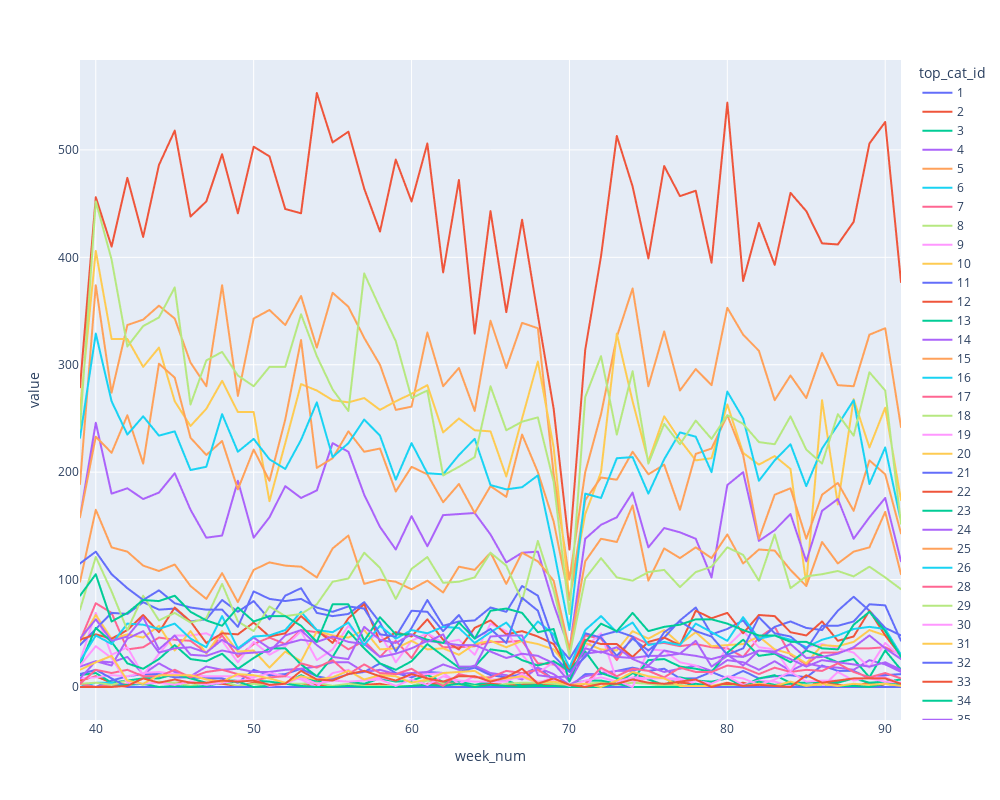

Write notebook code for a chart like this one.
### Code cell
px.line(pd.crosstab(baskets['week_num'], baskets['top_cat_id']),width=1000,height=800)

### Figure 1 — Plotly figure (JSON) as saved in the notebook; plotly's stock layout.template omitted (floating-point values rounded to 4 significant figures)
{"data": [{"hovertemplate": "top_cat_id=1<br>week_num=%{x}<br>value=%{y}<extra></extra>", "legendgroup": "1", "line": {"color": "#636efa", "dash": "solid"}, "marker": {"symbol": "circle"}, "mode": "lines", "name": "1", "showlegend": true, "type": "scattergl", "x": [39, 40, 41, 42, 43, 44, 45, 46, 47, 48, 49, 50, 51, 52, 53, 54, 55, 56, 57, 58, 59, 60, 61, 62, 63, 64, 65, 66, 67, 68, 69, 70, 71, 72, 73, 74, 75, 76, 77, 78, 79, 80, 81, 82, 83, 84, 85, 86, 87, 88, 89, 90, 91], "xaxis": "x", "y": [4, 0, 6, 10, 12, 12, 9, 9, 8, 8, 4, 16, 11, 12, 17, 10, 7, 12, 14, 22, 13, 9, 14, 13, 14, 18, 11, 9, 12, 18, 7, 0, 12, 12, 15, 18, 15, 17, 8, 8, 14, 8, 15, 8, 10, 11, 9, 20, 15, 15, 8, 11, 12], "yaxis": "y"}, {"hovertemplate": "top_cat_id=2<br>week_num=%{x}<br>value=%{y}<extra></extra>", "legendgroup": "2", "line": {"color": "#EF553B", "dash": "solid"}, "marker": {"symbol": "circle"}, "mode": "lines", "name": "2", "showlegend": true, "type": "scattergl", "x": [39, 40, 41, 42, 43, 44, 45, 46, 47, 48, 49, 50, 51, 52, 53, 54, 55, 56, 57, 58, 59, 60, 61, 62, 63, 64, 65, 66, 67, 68, 69, 70, 71, 72, 73, 74, 75, 76, 77, 78, 79, 80, 81, 82, 83, 84, 85, 86, 87, 88, 89, 90, 91], "xaxis": "x", "y": [6, 10, 4, 2, 3, 4, 4, 4, 3, 3, 1, 4, 2, 3, 3, 2, 0, 3, 2, 3, 0, 0, 3, 3, 3, 2, 3, 2, 2, 3, 2, 0, 3, 3, 2, 8, 3, 2, 4, 3, 1, 2, 4, 0, 1, 1, 0, 5, 2, 1, 4, 0, 0], "yaxis": "y"}, {"hovertemplate": "top_cat_id=3<br>week_num=%{x}<br>value=%{y}<extra></extra>", "legendgroup": "3", "line": {"color": "#00cc96", "dash": "solid"}, "marker": {"symbol": "circle"}, "mode": "lines", "name": "3", "showlegend": true, "type": "scattergl", "x": [39, 40, 41, 42, 43, 44, 45, 46, 47, 48, 49, 50, 51, 52, 53, 54, 55, 56, 57, 58, 59, 60, 61, 62, 63, 64, 65, 66, 67, 68, 69, 70, 71, 72, 73, 74, 75, 76, 77, 78, 79, 80, 81, 82, 83, 84, 85, 86, 87, 88, 89, 90, 91], "xaxis": "x", "y": [11, 13, 4, 6, 8, 8, 12, 8, 4, 6, 6, 6, 5, 3, 11, 5, 6, 5, 3, 8, 5, 6, 11, 5, 5, 2, 5, 6, 1, 2, 6, 2, 6, 6, 3, 13, 7, 2, 9, 6, 5, 8, 1, 8, 11, 4, 4, 5, 4, 8, 4, 5, 7], "yaxis": "y"}, {"hovertemplate": "top_cat_id=4<br>week_num=%{x}<br>value=%{y}<extra></extra>", "legendgroup": "4", "line": {"color": "#ab63fa", "dash": "solid"}, "marker": {"symbol": "circle"}, "mode": "lines", "name": "4", "showlegend": true, "type": "scattergl", "x": [39, 40, 41, 42, 43, 44, 45, 46, 47, 48, 49, 50, 51, 52, 53, 54, 55, 56, 57, 58, 59, 60, 61, 62, 63, 64, 65, 66, 67, 68, 69, 70, 71, 72, 73, 74, 75, 76, 77, 78, 79, 80, 81, 82, 83, 84, 85, 86, 87, 88, 89, 90, 91], "xaxis": "x", "y": [19, 24, 23, 28, 12, 22, 14, 10, 19, 16, 17, 14, 14, 16, 17, 19, 23, 23, 14, 16, 12, 13, 14, 21, 16, 20, 13, 11, 7, 18, 12, 2, 10, 13, 15, 15, 19, 14, 17, 20, 15, 25, 23, 16, 24, 15, 22, 19, 18, 16, 25, 21, 14], "yaxis": "y"}, {"hovertemplate": "top_cat_id=5<br>week_num=%{x}<br>value=%{y}<extra></extra>", "legendgroup": "5", "line": {"color": "#FFA15A", "dash": "solid"}, "marker": {"symbol": "circle"}, "mode": "lines", "name": "5", "showlegend": true, "type": "scattergl", "x": [39, 40, 41, 42, 43, 44, 45, 46, 47, 48, 49, 50, 51, 52, 53, 54, 55, 56, 57, 58, 59, 60, 61, 62, 63, 64, 65, 66, 67, 68, 69, 70, 71, 72, 73, 74, 75, 76, 77, 78, 79, 80, 81, 82, 83, 84, 85, 86, 87, 88, 89, 90, 91], "xaxis": "x", "y": [189, 374, 274, 337, 342, 355, 343, 302, 280, 374, 271, 343, 351, 337, 364, 316, 367, 354, 325, 300, 258, 261, 330, 280, 297, 257, 341, 297, 339, 334, 198, 100, 200, 254, 326, 371, 280, 331, 276, 296, 281, 353, 328, 313, 267, 290, 269, 311, 281, 280, 328, 334, 242], "yaxis": "y"}, {"hovertemplate": "top_cat_id=6<br>week_num=%{x}<br>value=%{y}<extra></extra>", "legendgroup": "6", "line": {"color": "#19d3f3", "dash": "solid"}, "marker": {"symbol": "circle"}, "mode": "lines", "name": "6", "showlegend": true, "type": "scattergl", "x": [39, 40, 41, 42, 43, 44, 45, 46, 47, 48, 49, 50, 51, 52, 53, 54, 55, 56, 57, 58, 59, 60, 61, 62, 63, 64, 65, 66, 67, 68, 69, 70, 71, 72, 73, 74, 75, 76, 77, 78, 79, 80, 81, 82, 83, 84, 85, 86, 87, 88, 89, 90, 91], "xaxis": "x", "y": [0, 4, 4, 0, 0, 0, 0, 0, 0, 0, 0, 0, 0, 0, 0, 0, 0, 0, 0, 0, 0, 0, 0, 0, 0, 0, 0, 0, 0, 0, 0, 0, 0, 0, 0, 0, 0, 0, 0, 0, 0, 0, 0, 0, 0, 0, 0, 0, 0, 0, 0, 0, 0], "yaxis": "y"}, {"hovertemplate": "top_cat_id=7<br>week_num=%{x}<br>value=%{y}<extra></extra>", "legendgroup": "7", "line": {"color": "#FF6692", "dash": "solid"}, "marker": {"symbol": "circle"}, "mode": "lines", "name": "7", "showlegend": true, "type": "scattergl", "x": [39, 40, 41, 42, 43, 44, 45, 46, 47, 48, 49, 50, 51, 52, 53, 54, 55, 56, 57, 58, 59, 60, 61, 62, 63, 64, 65, 66, 67, 68, 69, 70, 71, 72, 73, 74, 75, 76, 77, 78, 79, 80, 81, 82, 83, 84, 85, 86, 87, 88, 89, 90, 91], "xaxis": "x", "y": [3, 0, 2, 0, 0, 0, 0, 0, 0, 0, 0, 0, 0, 0, 0, 0, 0, 0, 0, 0, 0, 0, 0, 0, 0, 0, 0, 0, 0, 0, 0, 0, 0, 0, 0, 0, 0, 0, 0, 0, 0, 0, 0, 0, 0, 0, 0, 0, 0, 0, 0, 0, 0], "yaxis": "y"}, {"hovertemplate": "top_cat_id=8<br>week_num=%{x}<br>value=%{y}<extra></extra>", "legendgroup": "8", "line": {"color": "#B6E880", "dash": "solid"}, "marker": {"symbol": "circle"}, "mode": "lines", "name": "8", "showlegend": true, "type": "scattergl", "x": [39, 40, 41, 42, 43, 44, 45, 46, 47, 48, 49, 50, 51, 52, 53, 54, 55, 56, 57, 58, 59, 60, 61, 62, 63, 64, 65, 66, 67, 68, 69, 70, 71, 72, 73, 74, 75, 76, 77, 78, 79, 80, 81, 82, 83, 84, 85, 86, 87, 88, 89, 90, 91], "xaxis": "x", "y": [3, 4, 2, 6, 2, 5, 4, 1, 4, 5, 1, 3, 1, 3, 3, 4, 1, 3, 1, 1, 1, 1, 6, 3, 2, 1, 0, 3, 4, 4, 3, 2, 3, 4, 2, 4, 3, 1, 2, 0, 1, 1, 1, 0, 1, 0, 2, 1, 0, 1, 0, 0, 2], "yaxis": "y"}, {"hovertemplate": "top_cat_id=9<br>week_num=%{x}<br>value=%{y}<extra></extra>", "legendgroup": "9", "line": {"color": "#FF97FF", "dash": "solid"}, "marker": {"symbol": "circle"}, "mode": "lines", "name": "9", "showlegend": true, "type": "scattergl", "x": [39, 40, 41, 42, 43, 44, 45, 46, 47, 48, 49, 50, 51, 52, 53, 54, 55, 56, 57, 58, 59, 60, 61, 62, 63, 64, 65, 66, 67, 68, 69, 70, 71, 72, 73, 74, 75, 76, 77, 78, 79, 80, 81, 82, 83, 84, 85, 86, 87, 88, 89, 90, 91], "xaxis": "x", "y": [8, 9, 11, 10, 13, 14, 12, 11, 10, 10, 10, 9, 13, 10, 7, 0, 13, 16, 6, 9, 6, 11, 12, 13, 3, 10, 7, 7, 9, 4, 9, 0, 0, 17, 8, 6, 8, 8, 8, 3, 3, 10, 2, 6, 5, 1, 0, 0, 14, 6, 9, 9, 3], "yaxis": "y"}, {"hovertemplate": "top_cat_id=10<br>week_num=%{x}<br>value=%{y}<extra></extra>", "legendgroup": "10", "line": {"color": "#FECB52", "dash": "solid"}, "marker": {"symbol": "circle"}, "mode": "lines", "name": "10", "showlegend": true, "type": "scattergl", "x": [39, 40, 41, 42, 43, 44, 45, 46, 47, 48, 49, 50, 51, 52, 53, 54, 55, 56, 57, 58, 59, 60, 61, 62, 63, 64, 65, 66, 67, 68, 69, 70, 71, 72, 73, 74, 75, 76, 77, 78, 79, 80, 81, 82, 83, 84, 85, 86, 87, 88, 89, 90, 91], "xaxis": "x", "y": [258, 406, 324, 324, 298, 316, 266, 243, 259, 285, 256, 256, 173, 227, 282, 276, 267, 265, 269, 258, 266, 273, 281, 237, 250, 239, 238, 196, 250, 303, 223, 81, 161, 200, 329, 266, 210, 252, 230, 211, 213, 263, 218, 207, 215, 203, 96, 267, 170, 268, 223, 260, 174], "yaxis": "y"}, {"hovertemplate": "top_cat_id=11<br>week_num=%{x}<br>value=%{y}<extra></extra>", "legendgroup": "11", "line": {"color": "#636efa", "dash": "solid"}, "marker": {"symbol": "circle"}, "mode": "lines", "name": "11", "showlegend": true, "type": "scattergl", "x": [39, 40, 41, 42, 43, 44, 45, 46, 47, 48, 49, 50, 51, 52, 53, 54, 55, 56, 57, 58, 59, 60, 61, 62, 63, 64, 65, 66, 67, 68, 69, 70, 71, 72, 73, 74, 75, 76, 77, 78, 79, 80, 81, 82, 83, 84, 85, 86, 87, 88, 89, 90, 91], "xaxis": "x", "y": [12, 16, 8, 0, 0, 0, 0, 0, 0, 0, 0, 0, 0, 0, 0, 0, 0, 0, 0, 0, 0, 0, 0, 0, 0, 0, 0, 0, 0, 0, 0, 0, 0, 0, 0, 0, 0, 0, 0, 0, 0, 0, 0, 0, 0, 0, 0, 0, 0, 0, 0, 0, 0], "yaxis": "y"}, {"hovertemplate": "top_cat_id=12<br>week_num=%{x}<br>value=%{y}<extra></extra>", "legendgroup": "12", "line": {"color": "#EF553B", "dash": "solid"}, "marker": {"symbol": "circle"}, "mode": "lines", "name": "12", "showlegend": true, "type": "scattergl", "x": [39, 40, 41, 42, 43, 44, 45, 46, 47, 48, 49, 50, 51, 52, 53, 54, 55, 56, 57, 58, 59, 60, 61, 62, 63, 64, 65, 66, 67, 68, 69, 70, 71, 72, 73, 74, 75, 76, 77, 78, 79, 80, 81, 82, 83, 84, 85, 86, 87, 88, 89, 90, 91], "xaxis": "x", "y": [279, 456, 410, 474, 419, 486, 518, 438, 452, 496, 441, 503, 494, 445, 441, 553, 507, 517, 464, 424, 491, 452, 506, 386, 472, 329, 443, 349, 435, 346, 259, 128, 314, 401, 513, 466, 399, 485, 457, 462, 395, 544, 378, 432, 393, 460, 443, 413, 412, 433, 506, 526, 377], "yaxis": "y"}, {"hovertemplate": "top_cat_id=13<br>week_num=%{x}<br>value=%{y}<extra></extra>", "legendgroup": "13", "line": {"color": "#00cc96", "dash": "solid"}, "marker": {"symbol": "circle"}, "mode": "lines", "name": "13", "showlegend": true, "type": "scattergl", "x": [39, 40, 41, 42, 43, 44, 45, 46, 47, 48, 49, 50, 51, 52, 53, 54, 55, 56, 57, 58, 59, 60, 61, 62, 63, 64, 65, 66, 67, 68, 69, 70, 71, 72, 73, 74, 75, 76, 77, 78, 79, 80, 81, 82, 83, 84, 85, 86, 87, 88, 89, 90, 91], "xaxis": "x", "y": [0, 0, 0, 2, 3, 0, 1, 0, 1, 4, 5, 0, 1, 3, 1, 0, 0, 1, 0, 0, 0, 1, 2, 1, 3, 0, 2, 1, 0, 1, 1, 0, 0, 0, 3, 0, 0, 0, 0, 3, 1, 4, 1, 5, 2, 3, 1, 3, 1, 1, 0, 3, 3], "yaxis": "y"}, {"hovertemplate": "top_cat_id=14<br>week_num=%{x}<br>value=%{y}<extra></extra>", "legendgroup": "14", "line": {"color": "#ab63fa", "dash": "solid"}, "marker": {"symbol": "circle"}, "mode": "lines", "name": "14", "showlegend": true, "type": "scattergl", "x": [39, 40, 41, 42, 43, 44, 45, 46, 47, 48, 49, 50, 51, 52, 53, 54, 55, 56, 57, 58, 59, 60, 61, 62, 63, 64, 65, 66, 67, 68, 69, 70, 71, 72, 73, 74, 75, 76, 77, 78, 79, 80, 81, 82, 83, 84, 85, 86, 87, 88, 89, 90, 91], "xaxis": "x", "y": [158, 246, 180, 185, 175, 181, 199, 165, 139, 141, 192, 139, 158, 187, 176, 183, 227, 219, 179, 149, 128, 159, 131, 160, 161, 162, 142, 116, 125, 126, 77, 35, 138, 151, 158, 181, 130, 148, 144, 138, 102, 188, 200, 136, 146, 161, 117, 164, 175, 138, 158, 176, 117], "yaxis": "y"}, {"hovertemplate": "top_cat_id=15<br>week_num=%{x}<br>value=%{y}<extra></extra>", "legendgroup": "15", "line": {"color": "#FFA15A", "dash": "solid"}, "marker": {"symbol": "circle"}, "mode": "lines", "name": "15", "showlegend": true, "type": "scattergl", "x": [39, 40, 41, 42, 43, 44, 45, 46, 47, 48, 49, 50, 51, 52, 53, 54, 55, 56, 57, 58, 59, 60, 61, 62, 63, 64, 65, 66, 67, 68, 69, 70, 71, 72, 73, 74, 75, 76, 77, 78, 79, 80, 81, 82, 83, 84, 85, 86, 87, 88, 89, 90, 91], "xaxis": "x", "y": [158, 233, 218, 253, 208, 301, 288, 232, 216, 229, 184, 221, 192, 249, 323, 204, 213, 238, 219, 222, 182, 205, 198, 172, 189, 162, 187, 177, 235, 200, 154, 81, 174, 195, 193, 219, 198, 207, 165, 217, 222, 253, 216, 138, 179, 185, 138, 179, 190, 164, 211, 198, 143], "yaxis": "y"}, {"hovertemplate": "top_cat_id=16<br>week_num=%{x}<br>value=%{y}<extra></extra>", "legendgroup": "16", "line": {"color": "#19d3f3", "dash": "solid"}, "marker": {"symbol": "circle"}, "mode": "lines", "name": "16", "showlegend": true, "type": "scattergl", "x": [39, 40, 41, 42, 43, 44, 45, 46, 47, 48, 49, 50, 51, 52, 53, 54, 55, 56, 57, 58, 59, 60, 61, 62, 63, 64, 65, 66, 67, 68, 69, 70, 71, 72, 73, 74, 75, 76, 77, 78, 79, 80, 81, 82, 83, 84, 85, 86, 87, 88, 89, 90, 91], "xaxis": "x", "y": [232, 329, 266, 235, 252, 234, 238, 202, 205, 254, 219, 231, 212, 203, 230, 265, 214, 227, 249, 234, 193, 227, 199, 198, 216, 231, 188, 184, 186, 197, 128, 53, 180, 176, 213, 214, 180, 212, 237, 233, 200, 275, 250, 192, 211, 226, 187, 222, 244, 267, 189, 223, 154], "yaxis": "y"}, {"hovertemplate": "top_cat_id=17<br>week_num=%{x}<br>value=%{y}<extra></extra>", "legendgroup": "17", "line": {"color": "#FF6692", "dash": "solid"}, "marker": {"symbol": "circle"}, "mode": "lines", "name": "17", "showlegend": true, "type": "scattergl", "x": [39, 40, 41, 42, 43, 44, 45, 46, 47, 48, 49, 50, 51, 52, 53, 54, 55, 56, 57, 58, 59, 60, 61, 62, 63, 64, 65, 66, 67, 68, 69, 70, 71, 72, 73, 74, 75, 76, 77, 78, 79, 80, 81, 82, 83, 84, 85, 86, 87, 88, 89, 90, 91], "xaxis": "x", "y": [43, 78, 69, 35, 37, 46, 44, 43, 32, 48, 28, 40, 46, 40, 53, 51, 45, 35, 43, 28, 43, 27, 50, 37, 37, 38, 42, 42, 43, 22, 21, 15, 48, 45, 25, 47, 40, 41, 38, 40, 37, 36, 28, 46, 56, 30, 21, 32, 32, 36, 36, 37, 30], "yaxis": "y"}, {"hovertemplate": "top_cat_id=18<br>week_num=%{x}<br>value=%{y}<extra></extra>", "legendgroup": "18", "line": {"color": "#B6E880", "dash": "solid"}, "marker": {"symbol": "circle"}, "mode": "lines", "name": "18", "showlegend": true, "type": "scattergl", "x": [39, 40, 41, 42, 43, 44, 45, 46, 47, 48, 49, 50, 51, 52, 53, 54, 55, 56, 57, 58, 59, 60, 61, 62, 63, 64, 65, 66, 67, 68, 69, 70, 71, 72, 73, 74, 75, 76, 77, 78, 79, 80, 81, 82, 83, 84, 85, 86, 87, 88, 89, 90, 91], "xaxis": "x", "y": [241, 452, 398, 317, 336, 344, 372, 263, 304, 312, 290, 280, 298, 298, 347, 308, 277, 257, 385, 353, 322, 269, 276, 197, 205, 214, 280, 239, 247, 251, 191, 68, 270, 308, 235, 294, 208, 245, 226, 248, 231, 253, 245, 228, 226, 252, 221, 208, 254, 234, 293, 276, 152], "yaxis": "y"}, {"hovertemplate": "top_cat_id=19<br>week_num=%{x}<br>value=%{y}<extra></extra>", "legendgroup": "19", "line": {"color": "#FF97FF", "dash": "solid"}, "marker": {"symbol": "circle"}, "mode": "lines", "name": "19", "showlegend": true, "type": "scattergl", "x": [39, 40, 41, 42, 43, 44, 45, 46, 47, 48, 49, 50, 51, 52, 53, 54, 55, 56, 57, 58, 59, 60, 61, 62, 63, 64, 65, 66, 67, 68, 69, 70, 71, 72, 73, 74, 75, 76, 77, 78, 79, 80, 81, 82, 83, 84, 85, 86, 87, 88, 89, 90, 91], "xaxis": "x", "y": [24, 69, 30, 37, 11, 31, 48, 48, 50, 43, 23, 42, 30, 38, 52, 25, 35, 57, 42, 50, 23, 43, 50, 41, 44, 30, 59, 52, 30, 13, 23, 10, 37, 50, 6, 0, 35, 34, 23, 20, 12, 38, 52, 37, 35, 14, 37, 40, 36, 32, 18, 41, 28], "yaxis": "y"}, {"hovertemplate": "top_cat_id=20<br>week_num=%{x}<br>value=%{y}<extra></extra>", "legendgroup": "20", "line": {"color": "#FECB52", "dash": "solid"}, "marker": {"symbol": "circle"}, "mode": "lines", "name": "20", "showlegend": true, "type": "scattergl", "x": [39, 40, 41, 42, 43, 44, 45, 46, 47, 48, 49, 50, 51, 52, 53, 54, 55, 56, 57, 58, 59, 60, 61, 62, 63, 64, 65, 66, 67, 68, 69, 70, 71, 72, 73, 74, 75, 76, 77, 78, 79, 80, 81, 82, 83, 84, 85, 86, 87, 88, 89, 90, 91], "xaxis": "x", "y": [42, 67, 45, 49, 46, 57, 34, 52, 31, 52, 33, 34, 18, 33, 24, 52, 48, 46, 53, 35, 36, 43, 35, 36, 30, 40, 43, 37, 43, 40, 35, 17, 41, 35, 34, 52, 45, 53, 40, 51, 38, 39, 40, 47, 35, 31, 22, 39, 38, 42, 53, 48, 30], "yaxis": "y"}, {"hovertemplate": "top_cat_id=21<br>week_num=%{x}<br>value=%{y}<extra></extra>", "legendgroup": "21", "line": {"color": "#636efa", "dash": "solid"}, "marker": {"symbol": "circle"}, "mode": "lines", "name": "21", "showlegend": true, "type": "scattergl", "x": [39, 40, 41, 42, 43, 44, 45, 46, 47, 48, 49, 50, 51, 52, 53, 54, 55, 56, 57, 58, 59, 60, 61, 62, 63, 64, 65, 66, 67, 68, 69, 70, 71, 72, 73, 74, 75, 76, 77, 78, 79, 80, 81, 82, 83, 84, 85, 86, 87, 88, 89, 90, 91], "xaxis": "x", "y": [39, 54, 69, 68, 79, 72, 73, 61, 63, 81, 70, 80, 63, 85, 92, 69, 66, 68, 79, 60, 33, 55, 81, 57, 61, 62, 74, 70, 94, 85, 43, 26, 50, 46, 29, 45, 34, 46, 62, 74, 49, 54, 62, 43, 56, 61, 55, 53, 71, 84, 71, 55, 48], "yaxis": "y"}, {"hovertemplate": "top_cat_id=22<br>week_num=%{x}<br>value=%{y}<extra></extra>", "legendgroup": "22", "line": {"color": "#EF553B", "dash": "solid"}, "marker": {"symbol": "circle"}, "mode": "lines", "name": "22", "showlegend": true, "type": "scattergl", "x": [39, 40, 41, 42, 43, 44, 45, 46, 47, 48, 49, 50, 51, 52, 53, 54, 55, 56, 57, 58, 59, 60, 61, 62, 63, 64, 65, 66, 67, 68, 69, 70, 71, 72, 73, 74, 75, 76, 77, 78, 79, 80, 81, 82, 83, 84, 85, 86, 87, 88, 89, 90, 91], "xaxis": "x", "y": [44, 49, 45, 53, 67, 51, 74, 61, 41, 50, 49, 60, 47, 50, 66, 53, 41, 64, 77, 42, 51, 47, 63, 44, 35, 55, 62, 49, 52, 47, 40, 15, 44, 40, 40, 28, 42, 46, 39, 71, 64, 69, 50, 67, 66, 51, 48, 61, 43, 47, 71, 48, 29], "yaxis": "y"}, {"hovertemplate": "top_cat_id=23<br>week_num=%{x}<br>value=%{y}<extra></extra>", "legendgroup": "23", "line": {"color": "#00cc96", "dash": "solid"}, "marker": {"symbol": "circle"}, "mode": "lines", "name": "23", "showlegend": true, "type": "scattergl", "x": [39, 40, 41, 42, 43, 44, 45, 46, 47, 48, 49, 50, 51, 52, 53, 54, 55, 56, 57, 58, 59, 60, 61, 62, 63, 64, 65, 66, 67, 68, 69, 70, 71, 72, 73, 74, 75, 76, 77, 78, 79, 80, 81, 82, 83, 84, 85, 86, 87, 88, 89, 90, 91], "xaxis": "x", "y": [21, 55, 42, 22, 17, 26, 39, 26, 24, 31, 17, 27, 36, 36, 21, 10, 28, 52, 36, 22, 16, 24, 40, 29, 18, 19, 35, 33, 25, 20, 24, 15, 33, 13, 8, 7, 25, 26, 19, 17, 14, 32, 44, 29, 31, 23, 34, 29, 23, 26, 9, 34, 16], "yaxis": "y"}, {"hovertemplate": "top_cat_id=24<br>week_num=%{x}<br>value=%{y}<extra></extra>", "legendgroup": "24", "line": {"color": "#ab63fa", "dash": "solid"}, "marker": {"symbol": "circle"}, "mode": "lines", "name": "24", "showlegend": true, "type": "scattergl", "x": [39, 40, 41, 42, 43, 44, 45, 46, 47, 48, 49, 50, 51, 52, 53, 54, 55, 56, 57, 58, 59, 60, 61, 62, 63, 64, 65, 66, 67, 68, 69, 70, 71, 72, 73, 74, 75, 76, 77, 78, 79, 80, 81, 82, 83, 84, 85, 86, 87, 88, 89, 90, 91], "xaxis": "x", "y": [8, 24, 20, 45, 52, 32, 36, 37, 32, 44, 35, 46, 36, 40, 44, 42, 47, 42, 40, 28, 31, 36, 43, 41, 39, 39, 33, 27, 31, 29, 22, 5, 31, 33, 28, 27, 29, 29, 31, 29, 26, 30, 20, 34, 32, 26, 19, 25, 23, 21, 19, 23, 16], "yaxis": "y"}, {"hovertemplate": "top_cat_id=25<br>week_num=%{x}<br>value=%{y}<extra></extra>", "legendgroup": "25", "line": {"color": "#FFA15A", "dash": "solid"}, "marker": {"symbol": "circle"}, "mode": "lines", "name": "25", "showlegend": true, "type": "scattergl", "x": [39, 40, 41, 42, 43, 44, 45, 46, 47, 48, 49, 50, 51, 52, 53, 54, 55, 56, 57, 58, 59, 60, 61, 62, 63, 64, 65, 66, 67, 68, 69, 70, 71, 72, 73, 74, 75, 76, 77, 78, 79, 80, 81, 82, 83, 84, 85, 86, 87, 88, 89, 90, 91], "xaxis": "x", "y": [98, 165, 130, 126, 113, 108, 114, 94, 82, 106, 79, 109, 116, 113, 112, 102, 129, 141, 96, 100, 98, 91, 99, 88, 112, 109, 125, 96, 125, 117, 99, 35, 117, 138, 135, 169, 99, 129, 120, 130, 120, 142, 115, 128, 127, 109, 94, 135, 115, 126, 130, 163, 105], "yaxis": "y"}, {"hovertemplate": "top_cat_id=26<br>week_num=%{x}<br>value=%{y}<extra></extra>", "legendgroup": "26", "line": {"color": "#19d3f3", "dash": "solid"}, "marker": {"symbol": "circle"}, "mode": "lines", "name": "26", "showlegend": true, "type": "scattergl", "x": [39, 40, 41, 42, 43, 44, 45, 46, 47, 48, 49, 50, 51, 52, 53, 54, 55, 56, 57, 58, 59, 60, 61, 62, 63, 64, 65, 66, 67, 68, 69, 70, 71, 72, 73, 74, 75, 76, 77, 78, 79, 80, 81, 82, 83, 84, 85, 86, 87, 88, 89, 90, 91], "xaxis": "x", "y": [24, 48, 40, 59, 58, 54, 59, 45, 37, 66, 36, 47, 48, 53, 70, 53, 51, 60, 39, 57, 45, 53, 50, 56, 55, 41, 51, 60, 43, 61, 49, 18, 53, 66, 51, 60, 39, 42, 39, 59, 51, 43, 65, 45, 48, 44, 37, 44, 48, 54, 56, 54, 30], "yaxis": "y"}, {"hovertemplate": "top_cat_id=28<br>week_num=%{x}<br>value=%{y}<extra></extra>", "legendgroup": "28", "line": {"color": "#FF6692", "dash": "solid"}, "marker": {"symbol": "circle"}, "mode": "lines", "name": "28", "showlegend": true, "type": "scattergl", "x": [39, 40, 41, 42, 43, 44, 45, 46, 47, 48, 49, 50, 51, 52, 53, 54, 55, 56, 57, 58, 59, 60, 61, 62, 63, 64, 65, 66, 67, 68, 69, 70, 71, 72, 73, 74, 75, 76, 77, 78, 79, 80, 81, 82, 83, 84, 85, 86, 87, 88, 89, 90, 91], "xaxis": "x", "y": [3, 16, 13, 16, 10, 10, 16, 9, 14, 16, 12, 6, 9, 10, 22, 18, 25, 12, 21, 13, 12, 17, 8, 1, 12, 9, 9, 15, 13, 16, 7, 2, 3, 18, 10, 17, 15, 9, 18, 14, 14, 20, 18, 12, 18, 14, 16, 15, 22, 14, 9, 13, 8], "yaxis": "y"}, {"hovertemplate": "top_cat_id=29<br>week_num=%{x}<br>value=%{y}<extra></extra>", "legendgroup": "29", "line": {"color": "#B6E880", "dash": "solid"}, "marker": {"symbol": "circle"}, "mode": "lines", "name": "29", "showlegend": true, "type": "scattergl", "x": [39, 40, 41, 42, 43, 44, 45, 46, 47, 48, 49, 50, 51, 52, 53, 54, 55, 56, 57, 58, 59, 60, 61, 62, 63, 64, 65, 66, 67, 68, 69, 70, 71, 72, 73, 74, 75, 76, 77, 78, 79, 80, 81, 82, 83, 84, 85, 86, 87, 88, 89, 90, 91], "xaxis": "x", "y": [72, 121, 89, 53, 85, 62, 69, 60, 64, 96, 61, 52, 75, 66, 68, 77, 98, 101, 125, 111, 82, 110, 121, 97, 98, 102, 125, 113, 80, 136, 90, 29, 101, 120, 102, 99, 107, 109, 93, 107, 112, 130, 123, 99, 142, 92, 103, 105, 108, 103, 112, 102, 91], "yaxis": "y"}, {"hovertemplate": "top_cat_id=30<br>week_num=%{x}<br>value=%{y}<extra></extra>", "legendgroup": "30", "line": {"color": "#FF97FF", "dash": "solid"}, "marker": {"symbol": "circle"}, "mode": "lines", "name": "30", "showlegend": true, "type": "scattergl", "x": [39, 40, 41, 42, 43, 44, 45, 46, 47, 48, 49, 50, 51, 52, 53, 54, 55, 56, 57, 58, 59, 60, 61, 62, 63, 64, 65, 66, 67, 68, 69, 70, 71, 72, 73, 74, 75, 76, 77, 78, 79, 80, 81, 82, 83, 84, 85, 86, 87, 88, 89, 90, 91], "xaxis": "x", "y": [20, 38, 27, 4, 3, 4, 2, 5, 2, 4, 6, 7, 1, 3, 9, 3, 6, 5, 6, 7, 1, 7, 2, 10, 6, 5, 5, 5, 12, 5, 6, 1, 6, 9, 5, 9, 8, 8, 6, 6, 3, 10, 8, 2, 7, 14, 5, 6, 6, 8, 8, 5, 4], "yaxis": "y"}, {"hovertemplate": "top_cat_id=31<br>week_num=%{x}<br>value=%{y}<extra></extra>", "legendgroup": "31", "line": {"color": "#FECB52", "dash": "solid"}, "marker": {"symbol": "circle"}, "mode": "lines", "name": "31", "showlegend": true, "type": "scattergl", "x": [39, 40, 41, 42, 43, 44, 45, 46, 47, 48, 49, 50, 51, 52, 53, 54, 55, 56, 57, 58, 59, 60, 61, 62, 63, 64, 65, 66, 67, 68, 69, 70, 71, 72, 73, 74, 75, 76, 77, 78, 79, 80, 81, 82, 83, 84, 85, 86, 87, 88, 89, 90, 91], "xaxis": "x", "y": [16, 23, 29, 6, 3, 11, 11, 11, 7, 5, 12, 11, 8, 4, 10, 7, 9, 15, 7, 11, 10, 4, 7, 13, 14, 15, 6, 8, 10, 4, 5, 2, 3, 0, 6, 14, 10, 8, 1, 1, 1, 4, 1, 3, 1, 5, 1, 3, 1, 3, 2, 3, 1], "yaxis": "y"}, {"hovertemplate": "top_cat_id=32<br>week_num=%{x}<br>value=%{y}<extra></extra>", "legendgroup": "32", "line": {"color": "#636efa", "dash": "solid"}, "marker": {"symbol": "circle"}, "mode": "lines", "name": "32", "showlegend": true, "type": "scattergl", "x": [39, 40, 41, 42, 43, 44, 45, 46, 47, 48, 49, 50, 51, 52, 53, 54, 55, 56, 57, 58, 59, 60, 61, 62, 63, 64, 65, 66, 67, 68, 69, 70, 71, 72, 73, 74, 75, 76, 77, 78, 79, 80, 81, 82, 83, 84, 85, 86, 87, 88, 89, 90, 91], "xaxis": "x", "y": [115, 126, 105, 92, 81, 90, 78, 74, 72, 72, 56, 89, 82, 80, 82, 74, 70, 75, 73, 49, 47, 71, 70, 52, 67, 45, 54, 41, 83, 71, 29, 14, 28, 48, 52, 47, 28, 51, 61, 52, 47, 30, 36, 65, 50, 47, 35, 57, 57, 61, 77, 76, 43], "yaxis": "y"}, {"hovertemplate": "top_cat_id=33<br>week_num=%{x}<br>value=%{y}<extra></extra>", "legendgroup": "33", "line": {"color": "#EF553B", "dash": "solid"}, "marker": {"symbol": "circle"}, "mode": "lines", "name": "33", "showlegend": true, "type": "scattergl", "x": [39, 40, 41, 42, 43, 44, 45, 46, 47, 48, 49, 50, 51, 52, 53, 54, 55, 56, 57, 58, 59, 60, 61, 62, 63, 64, 65, 66, 67, 68, 69, 70, 71, 72, 73, 74, 75, 76, 77, 78, 79, 80, 81, 82, 83, 84, 85, 86, 87, 88, 89, 90, 91], "xaxis": "x", "y": [0, 0, 0, 1, 8, 4, 7, 4, 4, 6, 5, 6, 2, 3, 15, 7, 6, 12, 15, 10, 6, 12, 8, 5, 10, 10, 5, 9, 17, 3, 8, 2, 0, 3, 3, 7, 4, 3, 5, 7, 0, 4, 1, 2, 1, 0, 11, 4, 6, 8, 8, 8, 3], "yaxis": "y"}, {"hovertemplate": "top_cat_id=34<br>week_num=%{x}<br>value=%{y}<extra></extra>", "legendgroup": "34", "line": {"color": "#00cc96", "dash": "solid"}, "marker": {"symbol": "circle"}, "mode": "lines", "name": "34", "showlegend": true, "type": "scattergl", "x": [39, 40, 41, 42, 43, 44, 45, 46, 47, 48, 49, 50, 51, 52, 53, 54, 55, 56, 57, 58, 59, 60, 61, 62, 63, 64, 65, 66, 67, 68, 69, 70, 71, 72, 73, 74, 75, 76, 77, 78, 79, 80, 81, 82, 83, 84, 85, 86, 87, 88, 89, 90, 91], "xaxis": "x", "y": [85, 105, 61, 69, 81, 80, 85, 70, 62, 57, 74, 61, 66, 66, 57, 42, 77, 77, 43, 65, 49, 49, 44, 41, 60, 45, 71, 73, 69, 51, 54, 5, 42, 59, 52, 69, 52, 56, 58, 63, 63, 59, 53, 48, 48, 42, 42, 36, 35, 58, 70, 52, 28], "yaxis": "y"}, {"hovertemplate": "top_cat_id=35<br>week_num=%{x}<br>value=%{y}<extra></extra>", "legendgroup": "35", "line": {"color": "#ab63fa", "dash": "solid"}, "marker": {"symbol": "circle"}, "mode": "lines", "name": "35", "showlegend": true, "type": "scattergl", "x": [39, 40, 41, 42, 43, 44, 45, 46, 47, 48, 49, 50, 51, 52, 53, 54, 55, 56, 57, 58, 59, 60, 61, 62, 63, 64, 65, 66, 67, 68, 69, 70, 71, 72, 73, 74, 75, 76, 77, 78, 79, 80, 81, 82, 83, 84, 85, 86, 87, 88, 89, 90, 91], "xaxis": "x", "y": [45, 63, 43, 47, 65, 35, 48, 30, 29, 34, 31, 32, 33, 48, 53, 39, 28, 26, 56, 44, 41, 49, 42, 49, 19, 19, 47, 48, 48, 11, 9, 10, 36, 32, 37, 26, 20, 34, 31, 43, 19, 29, 28, 34, 33, 40, 27, 28, 31, 37, 48, 36, 26], "yaxis": "y"}], "layout": {"height": 800, "legend": {"title": {"text": "top_cat_id"}, "tracegroupgap": 0}, "margin": {"t": 60}, "width": 1000, "xaxis": {"anchor": "y", "domain": [0, 1], "title": {"text": "week_num"}}, "yaxis": {"anchor": "x", "domain": [0, 1], "title": {"text": "value"}}}}
